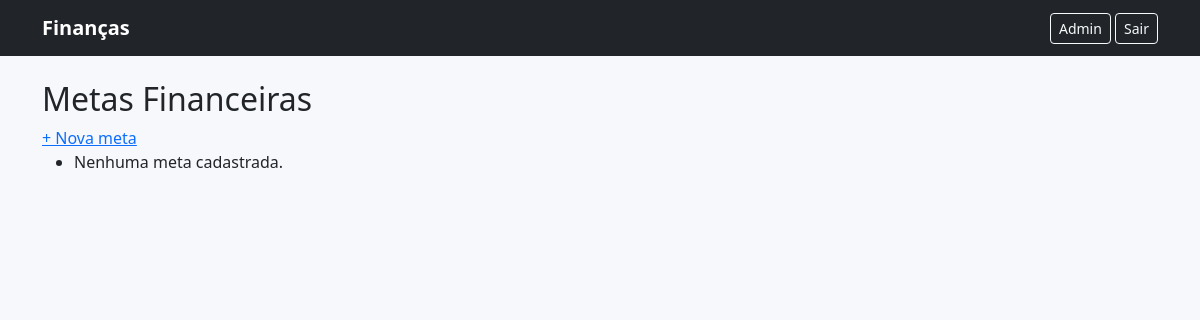
The app's page /metas/, older data.
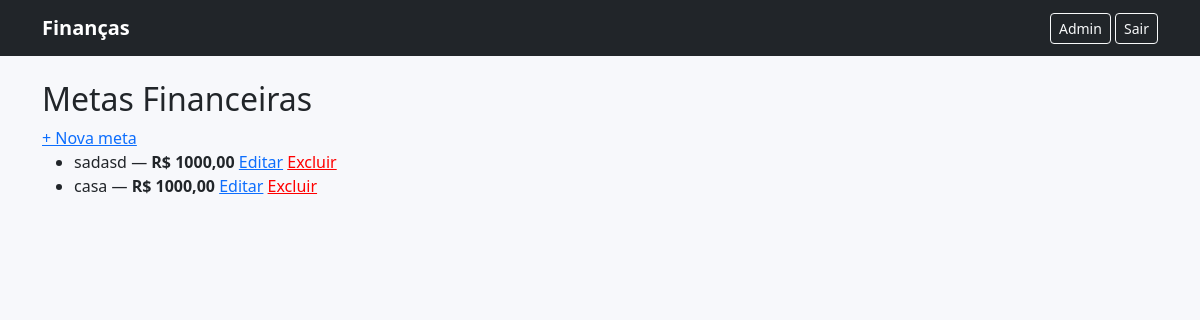
The same page, newer data.
### financas/models.py (models this page shows, shortened)
class MetaFinanceira(models.Model):
    titulo = models.CharField(max_length=120)
    valor_objetivo = models.DecimalField(max_digits=12, decimal_places=2)
    criado_em = models.DateTimeField(auto_now_add=True)

### financas/views.py (the view)
# urls.py: path("metas/", views.metas_list, name="metas_list"),
def metas_list(request):
    metas = MetaFinanceira.objects.all().order_by("-criado_em")
    return render(request, "financas/metas_list.html", {"metas": metas})

### templates/financas/metas_list.html
{% extends "financas/base.html" %}
{% block content %}
<h2>Metas Financeiras</h2>
<a href="{% url 'financas:metas_create' %}">+ Nova meta</a>
<ul>
  {% for m in metas %}
  <li>
    {{ m.titulo }} — <strong>R$ {{ m.valor_objetivo }}</strong>
    <a href="{% url 'financas:metas_update' m.pk %}">Editar</a>
    <a href="{% url 'financas:metas_delete' m.pk %}" style="color:red;">Excluir</a>
  </li>
  {% empty %}
  <li>Nenhuma meta cadastrada.</li>
  {% endfor %}
</ul>
{% endblock %}

Row changes from the older to the newer data that the page shows:
added MetaFinanceira: titulo "sadasd", valor_objetivo "1000,00"
added MetaFinanceira: titulo "casa", valor_objetivo "1000,00"
Text that changed along with them:
text no longer shown: "Nenhuma meta cadastrada."
